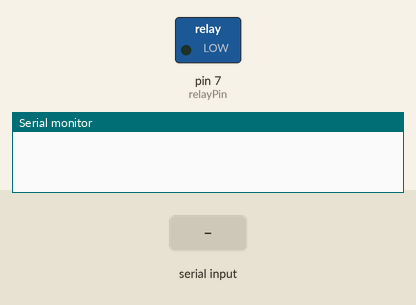
This sketch was run on a simulated Arduino Uno, built with avr-gcc and run on an emulated ATmega328P. Shown: switched loads named in the sketch (green lamp = pin HIGH), the last lines printed to the serial monitor. The test bench sets the inputs (shaded band).

Above: at 1.2 s.
1.3 s: "OFF\n" received over Serial
At 1.9 s:
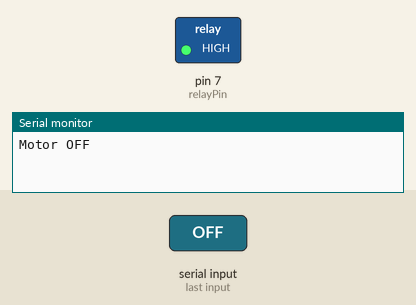
2.8 s: "ON\n" received over Serial
At 4.2 s:
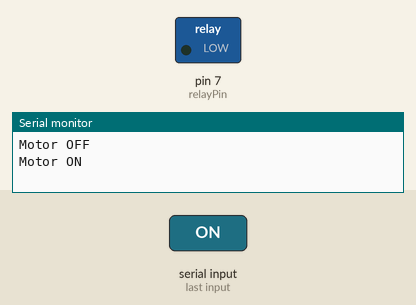
Timing chart, 0 to 5.8 s (numbered marks = the images above; inputs shaded):
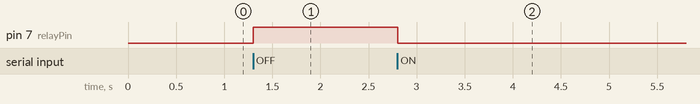

Measured:
- after the input at 1.3 s, pin 7 (relayPin): LOW → HIGH at once
- after the input at 2.8 s, pin 7 (relayPin): HIGH → LOW at once

The sketch:

arduino.ino.ino
```cpp
// arduino_serial.ino

int relayPin = 7; // Change to your actual relay pin

void setup() {
  pinMode(relayPin, OUTPUT);
  digitalWrite(relayPin, LOW); // Initially motor ON (assuming LOW turns OFF)
  Serial.begin(9600);
}

void loop() {
  if (Serial.available() > 0) {
    String command = Serial.readStringUntil('\n');
    command.trim(); // Remove trailing newline or spaces

    if (command == "ON") {
      digitalWrite(relayPin, LOW);  // Turn motor ON
      Serial.println("Motor ON");
    } else if (command == "OFF") {
      digitalWrite(relayPin, HIGH);   // Turn motor OFF
      Serial.println("Motor OFF");
    } else {
      Serial.println("Unknown command");
    }
  }
}
```
